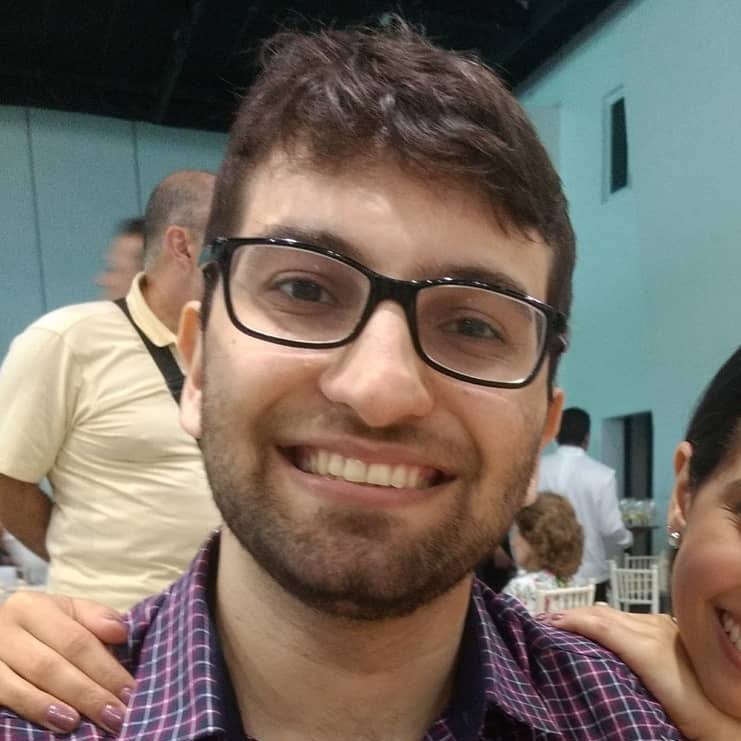
%> input picture legado/GR/plab-V/minha plab/foto3x4.jpg, 741 x 741 px
$ octave teste2.m   (GNU Octave 9; MATLAB toolbox functions it lacks are replaced by stand-ins)
%> lines starting %> are read from the running program, lines starting %| are printed output that depends on the picture
% ======================= Parametros de Entrada ===========================

M      = 2;         % N챠vel da modula챌찾o
k      = log2(M);   % bits por s챠mbolo
%n      = 30000;     % Numero de bits da Sequencia (Bitstream)
nsamp  = 4;         % Taxa de Oversampling
ebn0   = 12;        % Associado com  SRN do sistema
tp     = 1;         % 0-PAM, 1-PSK, 2-QAM


A1     = 1;         % Ampitude do primeiro sinal a ser transmitido
A2     = 2;         % Ampitude do segundo sinal a ser transmitido
A3     = 3;         % Ampitude do terceiro sinal a ser transmitido

Rb     = 1e6;       % Taxa de bits a ser transmitido
ti     = 0;         % Tempo inicial
n      = 8;         % Numero de bits por amostras do sinal
tam_in = 100;       % Tamanho dos vetores de entrada (input)
rel    = 100;        % relacao_nyquist
N      = 2^(n-1);   %numero de pontos por amostra

% Entrada do sistema
img_rgb = imread('foto3x4.jpg');    % Importa a imagem jpg em RGB
%> img_rgb is the input picture: size 741x741x3 uint8; mean R, G, B 120.6, 109.8, 99.6
% Transformando a imagem em uma sequencia de bits
img_GS = rgb2gray(img_rgb); % Representa a imagem em escala de cinza
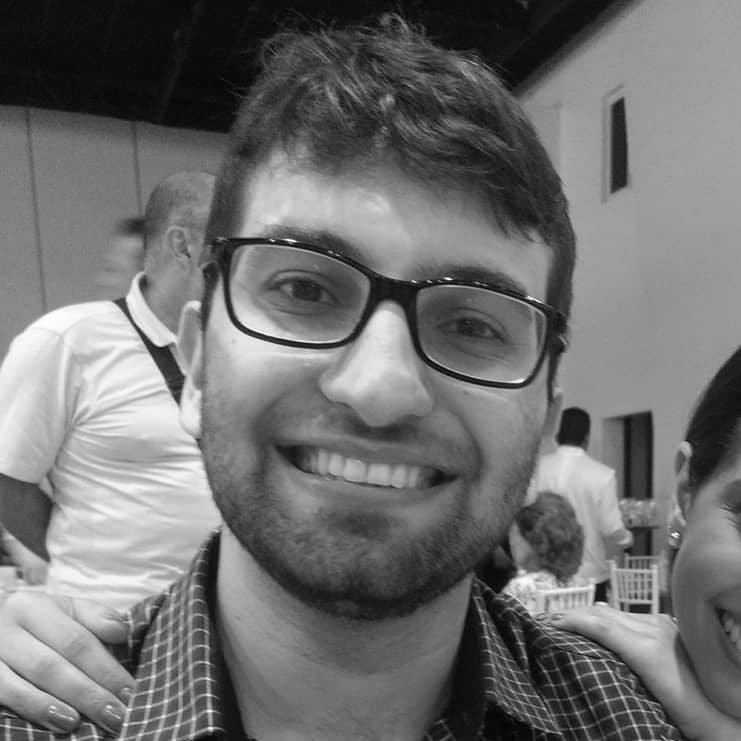
%> img_GS: size 741x741 uint8; min 1, max 255, mean 111.9
% Transforma a matriz da imagem (img_GS) de decimal para uma matriz em
% binario, onde cada linha representa um byte, pegando coluna por coluna de
% img_GS e colocando uma em baixo da outra
img_binMatrix = dec2bin((reshape(uint8(img_GS),[],1)).')-'0'; % colocar o -'0'
%coloca cada bit do byte em uma coluna
% Transforma a matriz de bits em um vetor de bits, colocando os bits de cada
% linha em sequencia
img_bin = reshape(img_binMatrix.',1,[]);


%% ======================= Simula챌찾o do Sistema ============================
%
snr=ebn0 + 10*log10(log2(M)) - 10*log10(nsamp) + 3; %calculo do SRN real do sistema
disp('...................................................................')
disp('........................ Modulacao Digital ........................')
% ======================== Entradas do Sistema ============================
tb= 1/Rb;               % Periodo de um bit
ts= n*tb;               % Periodo de uma amostragemdo sinal
Fmax=1/ts;
%dt= ts;             % Periodo de amostragem do meu sinal


t = (ti:ts:tam_in*ts).';     % Gera o vetor tempo
f3 = Fmax/rel;

%relacao pedida pelo professor
f1 = f3/3;
f2 = f1*2;

%I1 = img_bin;
I1=A1*cos(2*pi*f1*t);     %Input 1
I2=A2*cos(2*pi*f2*t);     %Input 2
I3=A3*sin(2*pi*f3*t);     %Input 3

% =========================== TRANSMISS홒 =================================

%quant= max([I1 I2 I3])/(N-1); % Valor da quatizacao do sinal de entrada

if ((max(I1)>= max(I2))&&(max(I1)>= max(I3)))
    quant= max(I1)/(N-1);
elseif((max(I2)>= max(I1))&&(max(I2)>= max(I3)))
    quant= max(I2)/(N-1);
elseif((max(I3)>= max(I2))&&(max(I3)>= max(I1)))
    quant= max(I3)/(N-1);
end

% multiplexacao dos sinais de entrada
Input_dec=[];%gera o vetor multiplexado, mas em decimal
for cont=1:length(img_bin)
%> (the run ends here)
